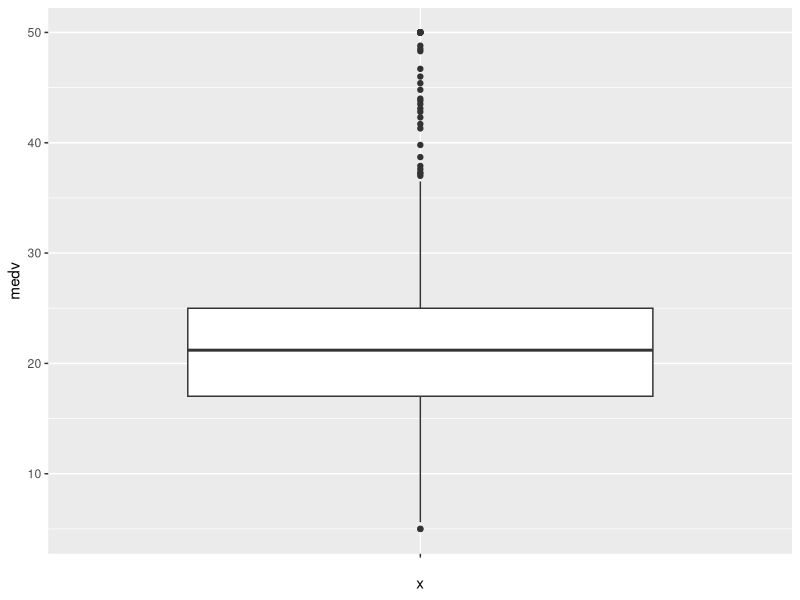
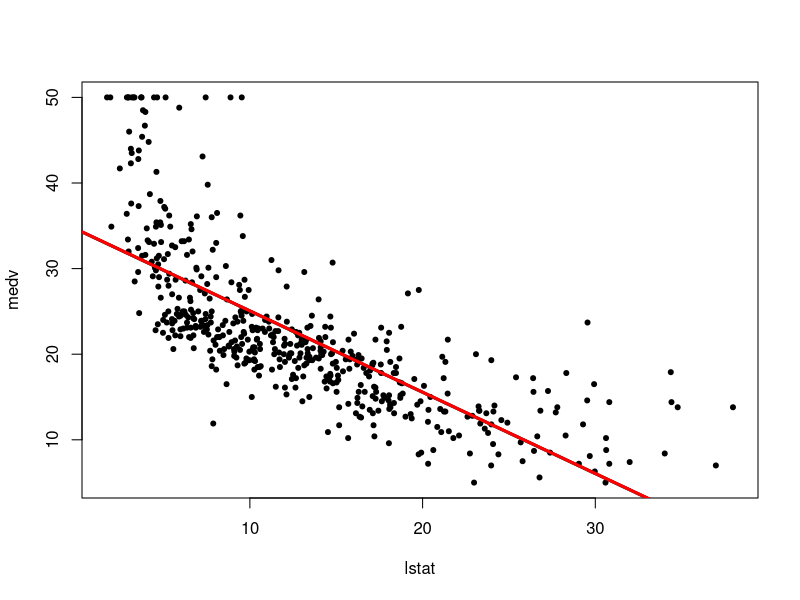
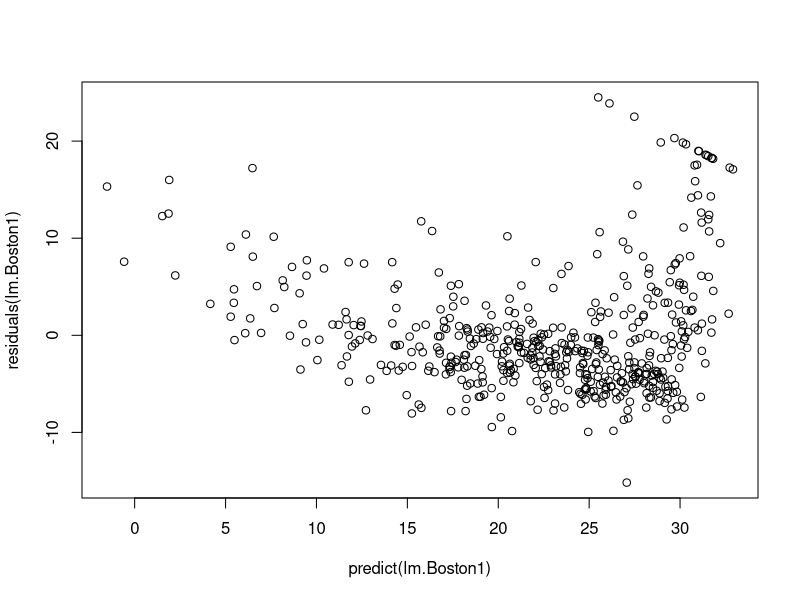

Recreate these plots in R, in order.
install.packages('Metrics')

library(MASS)
library(Metrics)
library(ggplot2)

data(Boston)
dim(Boston)
names(Boston)

knitr::kable(summary(Boston))

Boston$chas <- as.factor(Boston$chas)
knitr::kable(summary(Boston))

attach(Boston)

#1b)
ggplot(Boston, aes(x = "", y = medv)) + geom_boxplot()
quantile(medv)
which(medv>quantile(medv,prob=0.75)+1.5*(quantile(medv,prob=0.75)-quantile(medv,prob=0.25)))
which(medv<quantile(medv,prob=0.25)-1.5*(quantile(medv,prob=0.75)-quantile(medv,prob=0.25)))


knitr::kable(corr.Boston<-round(cor(Boston[,-4]),2))
corr.Boston[,13]
which.max( abs(corr.Boston[-13,13]) )

corr.Boston[12,13]

#2)
?lm
lm.Boston1 <- lm(medv~lstat, data=Boston)
lm.Boston1

lm.Boston1$coefficients

#2b)
plot.new()
plot(lstat ,medv,pch =20)
abline(lm.Boston1)
abline (lm.Boston1 ,lwd =3)# line width ...
abline (lm.Boston1 ,lwd =3, col ="red ")#...and colour


#2c)
pred.lm.Boston1<-predict (lm.Boston1)
pred.lm.Boston1
residuals.Boston1<-medv-pred.lm.Boston1
head(residuals.Boston1)
residuals.Boston1<-residuals (lm.Boston1)
round(head(residuals.Boston1),3)

#2d)
plot(predict (lm.Boston1), residuals (lm.Boston1))
which.max(abs(residuals (lm.Boston1)))



lm.Boston1$residuals[which.max(abs(residuals (lm.Boston1)))]


#2e)
